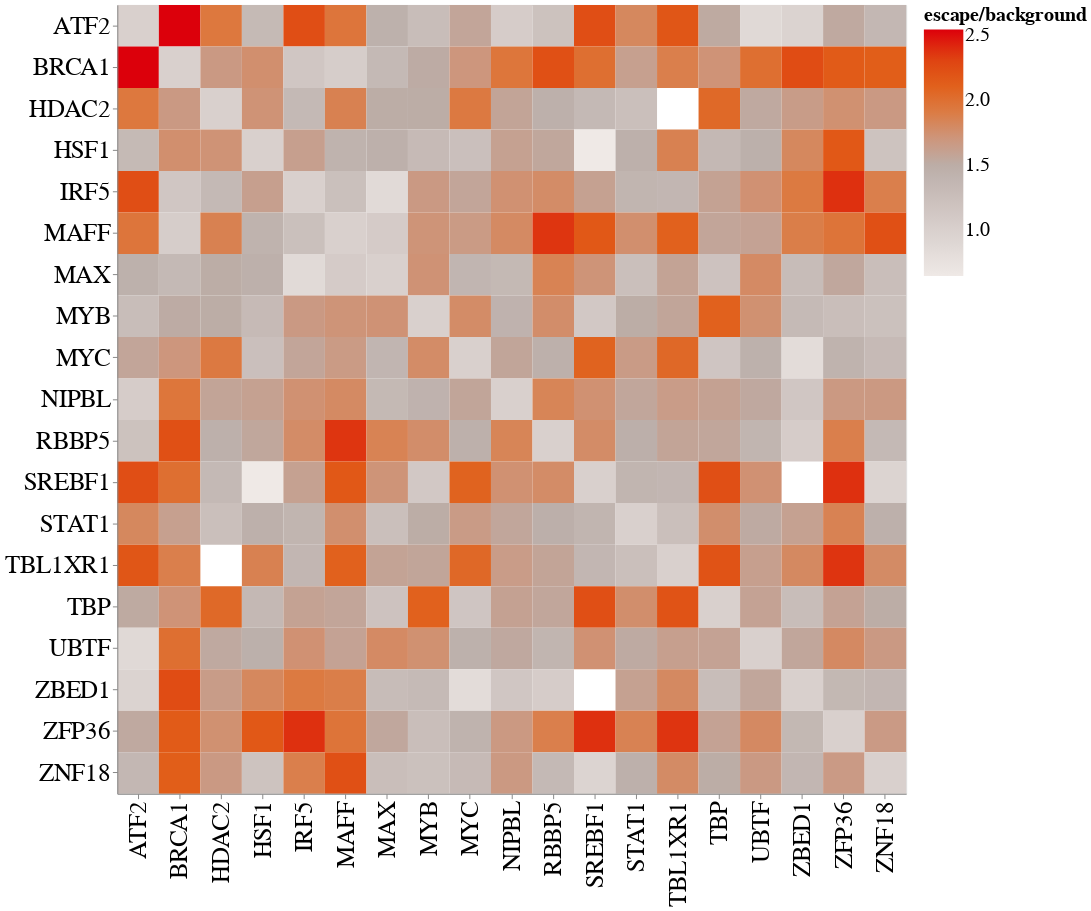

The notebook cell saved with this chart:
### Code cell
alt.Chart(hm_diceesoverbg.query('variable == @remap2022_TSStfs & index == @remap2022_TSStfs')).mark_rect().encode(
    alt.X('variable', title='', axis=alt.Axis(labelFontSize=25, titleFontSize=25)),
    alt.Y('index', title="" , axis=alt.Axis(labelFontSize=25, titleFontSize=25)),
    alt.Color('value', title='escape/background', scale=alt.Scale(scheme='lightgreyred')),
    alt.Tooltip(['index', 'variable','value'])
).properties(height=800, width=800).configure_title(fontSize=40, anchor='start').configure_axis(
    labelFontSize=25, 
    titleFontSize=25,
).configure_legend(
titleFontSize=20,
labelFontSize=20,
gradientLength=250,
gradientThickness=40,
titleLimit=200)

### Figure 1 — Vega-Lite specification as saved in the notebook (floating-point values rounded to 4 significant figures; data arrays with more than 128 entries replaced by an {"elided": "..."} marker saying what was removed)
{"config": {"view": {"continuousWidth": 400, "continuousHeight": 300}, "axis": {"labelFontSize": 25, "titleFontSize": 25}, "legend": {"gradientLength": 250, "gradientThickness": 40, "labelFontSize": 20, "titleFontSize": 20, "titleLimit": 200}, "title": {"anchor": "start", "fontSize": 40}}, "data": {"name": "data-87b70faf355e05d688beaafd8a1e44e4"}, "mark": "rect", "encoding": {"color": {"type": "quantitative", "field": "value", "scale": {"scheme": "lightgreyred"}, "title": "escape/background"}, "tooltip": [{"type": "nominal", "field": "index"}, {"type": "nominal", "field": "variable"}, {"type": "quantitative", "field": "value"}], "x": {"type": "nominal", "axis": {"labelFontSize": 25, "titleFontSize": 25}, "field": "variable", "title": ""}, "y": {"type": "nominal", "axis": {"labelFontSize": 25, "titleFontSize": 25}, "field": "index", "title": ""}}, "height": 800, "width": 800, "$schema": "https://vega.github.io/schema/vega-lite/v4.8.1.json", "datasets": {"data-87b70faf355e05d688beaafd8a1e44e4": {"elided": "361 records"}}}
